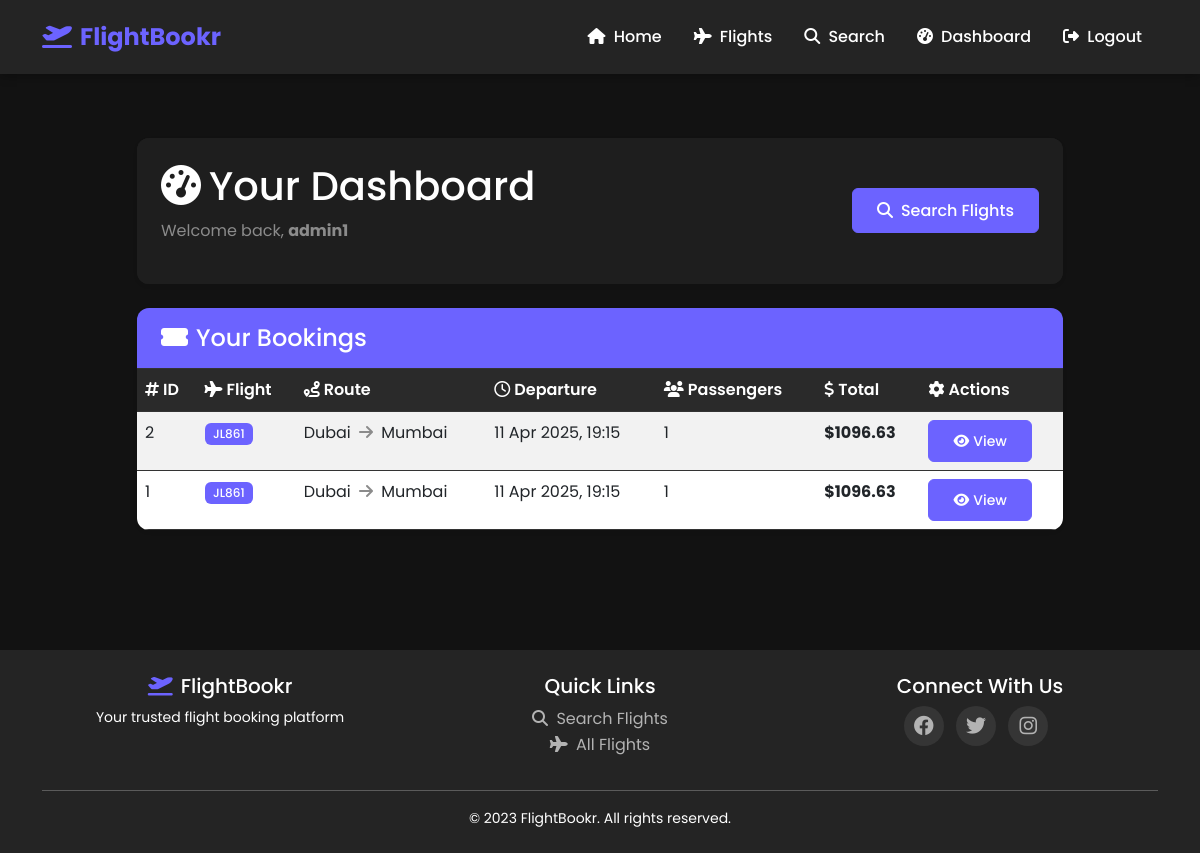
Before: /dashboard (signed in) with the older database file.
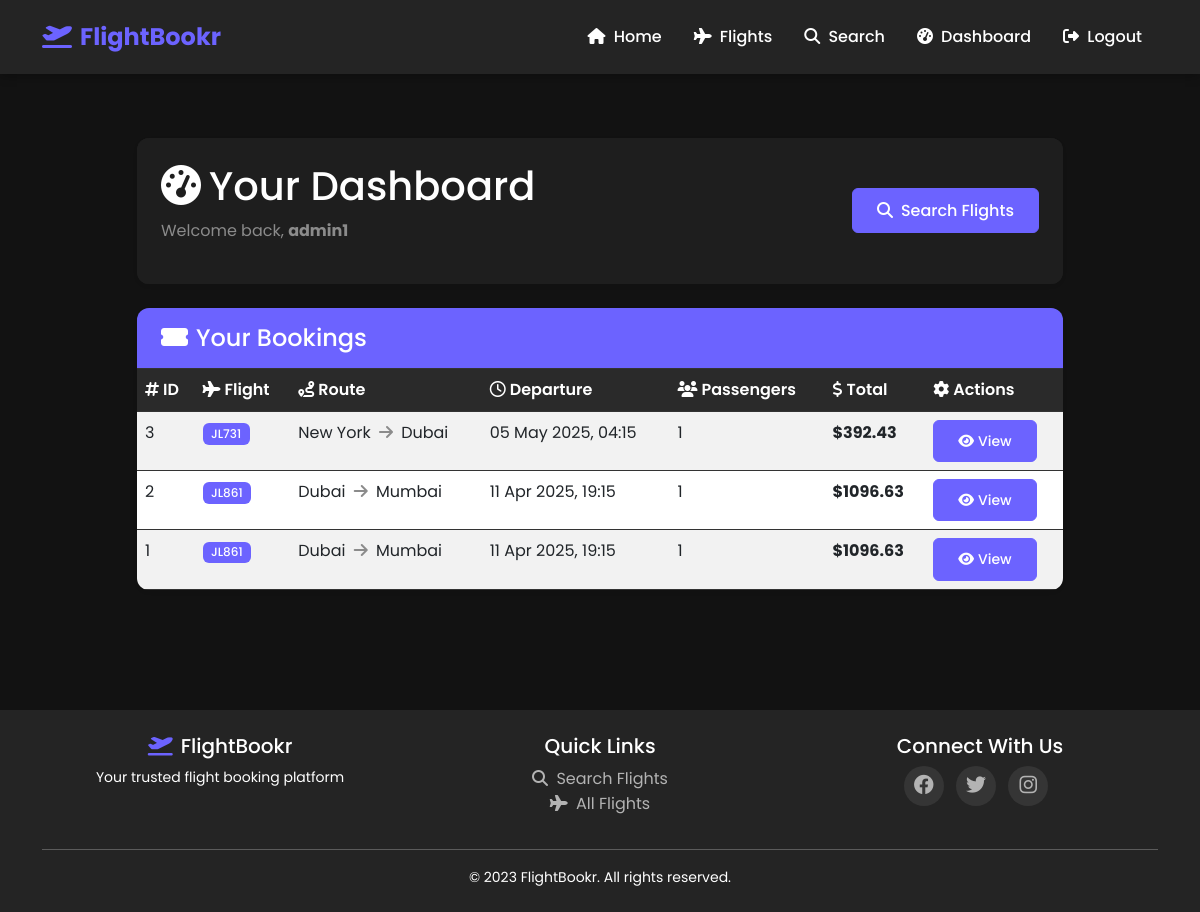
After: the same page with the newer database file.
### tables this page shows
CREATE TABLE bookings (
        id INTEGER PRIMARY KEY AUTOINCREMENT,
        user_id INTEGER NOT NULL,
        flight_id INTEGER NOT NULL,
        booking_date TIMESTAMP DEFAULT CURRENT_TIMESTAMP,
        total_passengers INTEGER NOT NULL,
        total_price REAL NOT NULL,
        FOREIGN KEY (user_id) REFERENCES users (id),
        FOREIGN KEY (flight_id) REFERENCES flights (id)
    );

CREATE TABLE flights (
        id INTEGER PRIMARY KEY AUTOINCREMENT,
        flight_number TEXT NOT NULL,
        origin TEXT NOT NULL,
        destination TEXT NOT NULL,
        departure_time TIMESTAMP NOT NULL,
        arrival_time TIMESTAMP NOT NULL,
        price REAL NOT NULL,
        total_seats INTEGER NOT NULL,
        available_seats INTEGER NOT NULL
    );

### app.py (the view)
    def wrapped_view(**kwargs):
        if 'user_id' not in session:
            flash('Please log in to access this page', 'danger')
            return redirect(url_for('login'))
        return view(**kwargs)

### app.py (called while the page is built)
def login_required(view):
    def wrapped_view(**kwargs):
        if 'user_id' not in session:
            flash('Please log in to access this page', 'danger')
            return redirect(url_for('login'))
        return view(**kwargs)
    wrapped_view.__name__ = view.__name__
    return wrapped_view

@app.route('/dashboard')
@login_required
def dashboard():
    bookings = get_user_bookings(session['user_id'])
    return render_template('dashboard.html', bookings=bookings)

@app.template_filter('date_format')
def date_format(value, format='%Y-%m-%d %H:%M'):
    if value is None:
        return ""
    if isinstance(value, str):
        try:
            for fmt in ['%Y-%m-%d %H:%M:%S', '%Y-%m-%d %H:%M:%S.%f', '%Y-%m-%d %H:%M']:
                try:
                    value = datetime.strptime(value, fmt)
                    break
                except ValueError:
                    continue
        except Exception as e:
            print(f"Error parsing date: {e}")
            return value
    try:
        return value.strftime(format)
    except Exception as e:
        print(f"Error formatting date: {e}")
        return str(value)

### booking.py (called while the page is built)
def get_user_bookings(user_id):
    conn = get_db_connection()
    cursor = conn.cursor()
    cursor.execute(
        """
        SELECT b.*, f.flight_number, f.origin, f.destination, f.departure_time
        FROM bookings b
        JOIN flights f ON b.flight_id = f.id
        WHERE b.user_id = ?
        ORDER BY b.booking_date DESC
        """,
        (user_id,)
    )
    bookings = [dict(booking) for booking in cursor.fetchall()]
    conn.close()
    return bookings

### db.py (called while the page is built)
def get_db_connection():
    conn = sqlite3.connect(DATABASE_PATH)
    conn.row_factory = sqlite3.Row
    return conn

### templates/dashboard.html (shortened to what this page needs)
{% extends 'base.html' %}
{% block content %}
<div class="container py-5">
    <div class="row justify-content-center">
        <div class="col-lg-10">
            <div class="card shadow-sm border-0 mb-4">
                <div class="card-body p-4">
                    <div class="row align-items-center">
                        <div class="col-md-6">
                            <h1 class="mb-0"><i class="fas fa-tachometer-alt me-2"></i>Your Dashboard</h1>
                            <p class="text-muted mt-2">Welcome back, <strong>{{ session.username }}</strong></p>
                        </div>
                        <div class="col-md-6 text-md-end mt-3 mt-md-0">
                            <a href="{{ url_for('search') }}" class="btn btn-primary">
                                <i class="fas fa-search me-2"></i>Search Flights
                            </a>
                        </div>
                    </div>
                </div>
            </div>
            <div class="card shadow-sm border-0">
                <div class="card-header bg-primary text-white">
                    <h2 class="h4 m-0"><i class="fas fa-ticket-alt me-2"></i>Your Bookings</h2>
                </div>
                <div class="card-body p-0">
                    {% if bookings %}
                        <div class="table-responsive">
                            <table class="table table-striped table-hover mb-0">
                                <thead>
                                    <tr>
                                        <th><i class="fas fa-hashtag me-1"></i>ID</th>
                                        <th><i class="fas fa-plane me-1"></i>Flight</th>
                                        <th><i class="fas fa-route me-1"></i>Route</th>
                                        <th><i class="far fa-clock me-1"></i>Departure</th>
                                        <th><i class="fas fa-users me-1"></i>Passengers</th>
                                        <th><i class="fas fa-dollar-sign me-1"></i>Total</th>
                                        <th><i class="fas fa-cog me-1"></i>Actions</th>
                                    </tr>
                                </thead>
                                <tbody>
                                    {% for booking in bookings %}
                                    <tr>
                                        <td>{{ booking.id }}</td>
                                        <td><span class="badge bg-primary">{{ booking.flight_number }}</span></td>
                                        <td>{{ booking.origin }} <i class="fas fa-arrow-right mx-1 text-muted"></i> {{ booking.destination }}</td>
                                        <td>{{ booking.departure_time|date_format('%d %b %Y, %H:%M') }}</td>
                                        <td>{{ booking.total_passengers }}</td>
                                        <td><strong>${{ booking.total_price }}</strong></td>
                                        <td>
                                            <a href="{{ url_for('booking_details', booking_id=booking.id) }}" class="btn btn-sm btn-primary">
                                                <i class="fas fa-eye me-1"></i>View
                                            </a>
                                        </td>
                                    </tr>
                                    {% endfor %}
                                </tbody>
                            </table>
                        </div>
                    {% endif %}
                </div>
            </div>
        </div>
    </div>
</div>
{% endblock %}

### templates/base.html (shortened to what this page needs)
<!DOCTYPE html>
<html lang="en">
<head>
    <link href="https://cdn.jsdelivr.net/npm/bootstrap@5.3.0/dist/css/bootstrap.min.css" rel="stylesheet">
    <link rel="stylesheet" href="https://cdnjs.cloudflare.com/ajax/libs/font-awesome/6.4.0/css/all.min.css">
    <link rel="stylesheet" href="{{ url_for('static', filename='css/style.css') }}">
</head>
<body>
    <nav class="navbar navbar-expand-lg navbar-dark">
        <div class="container">
            <a class="navbar-brand" href="{{ url_for('index') }}">
                <i class="fas fa-plane-departure me-2"></i>FlightBookr
            </a>
            <div class="collapse navbar-collapse" id="navbarNav">
                <ul class="navbar-nav ms-auto">
                    <li class="nav-item">
                        <a class="nav-link" href="{{ url_for('index') }}">
                            <i class="fas fa-home me-1"></i> Home
                        </a>
                    </li>
                    <li class="nav-item">
                        <a class="nav-link" href="{{ url_for('flights') }}">
                            <i class="fas fa-plane me-1"></i> Flights
                        </a>
                    </li>
                    <li class="nav-item">
                        <a class="nav-link" href="{{ url_for('search') }}">
                            <i class="fas fa-search me-1"></i> Search
                        </a>
                    </li>
                    {% if 'user_id' in session %}
                        <li class="nav-item">
                            <a class="nav-link" href="{{ url_for('dashboard') }}">
                                <i class="fas fa-tachometer-alt me-1"></i> Dashboard
                            </a>
                        </li>
                        <li class="nav-item">
                            <a class="nav-link" href="{{ url_for('logout') }}">
                                <i class="fas fa-sign-out-alt me-1"></i> Logout
                            </a>
                        </li>
                    {% endif %}
                </ul>
            </div>
        </div>
    </nav>
    <main>
        {% block content %}{% endblock %}
    </main>
    <footer class="py-4 mt-5">
        <div class="container text-center">
            <div class="row">
                <div class="col-md-4 mb-3 mb-md-0">
                    <h5><i class="fas fa-plane-departure me-2 text-primary"></i>FlightBookr</h5>
                    <p class="small">Your trusted flight booking platform</p>
                </div>
                <div class="col-md-4 mb-3 mb-md-0">
                    <h5>Quick Links</h5>
                    <ul class="list-unstyled">
                        <li><a href="{{ url_for('search') }}"><i class="fas fa-search me-1"></i> Search Flights</a></li>
                        <li><a href="{{ url_for('flights') }}"><i class="fas fa-plane me-1"></i> All Flights</a></li>
                    </ul>
                </div>
                <div class="col-md-4">
                    <h5>Connect With Us</h5>
                    <div class="social-icons">
                        <a href="#" class="me-2"><i class="fab fa-facebook fa-lg"></i></a>
                        <a href="#" class="me-2"><i class="fab fa-twitter fa-lg"></i></a>
                        <a href="#" class="me-2"><i class="fab fa-instagram fa-lg"></i></a>
                    </div>
                </div>
            </div>
            <hr class="my-3">
            <p class="small mb-0">&copy; 2023 FlightBookr. All rights reserved.</p>
        </div>
    </footer>
</body>
</html>

### static/css/style.css (style rules this page uses)
:root { --primary-color: #6c63ff; --primary-color-dark: #5046e5; --secondary-color: #4a47a3; --accent-color: #ff6b6b; --dark-bg: #121212; --card-bg: #1e1e1e; --header-bg: #242424; --card-header: #2a2a2a; --text-primary: #ffffff; --text-secondary: #b3b3b3; --text-muted: #8b8b8b; --border-color: #333333; --hover-color: #7367ff; --success-color: #4caf50; --info-color: #2196f3; --warning-color: #ff9800; --danger-color: #f44336; }
body { font-family: 'Poppins', sans-serif; line-height: 1.6; color: var(--text-primary); background-color: var(--dark-bg); }
.navbar { background-color: var(--header-bg); padding: 0.8rem 1rem; box-shadow: 0 2px 10px rgba(0, 0, 0, 0.3); }
.navbar-brand { font-weight: 700; font-size: 1.5rem; color: var(--primary-color); }
.navbar-dark .navbar-brand { color: var(--primary-color); }
.nav-link { font-weight: 500; padding: 0.5rem 1rem !important; transition: all 0.3s; color: var(--text-primary) !important; }
.card { border: none; border-radius: 12px; box-shadow: 0 5px 15px rgba(0, 0, 0, 0.3); overflow: hidden; transition: transform 0.3s, box-shadow 0.3s; margin-bottom: 1.5rem; background-color: var(--card-bg); }
.card-header { background-color: var(--card-header); color: var(--text-primary); font-weight: 600; padding: 1rem 1.5rem; border-bottom: 1px solid var(--border-color); }
.card-body { padding: 1.5rem; background-color: var(--card-bg); color: var(--text-primary); }
.btn { padding: 0.6rem 1.5rem; border-radius: 6px; font-weight: 500; transition: all 0.3s; }
.btn-primary { background-color: var(--primary-color); border-color: var(--primary-color); color: white; }
.table { width: 100%; margin-bottom: 1.5rem; color: var(--text-primary); }
.table th { font-weight: 600; background-color: var(--card-header); color: var(--text-primary); border-color: var(--border-color); }
.table td { border-color: var(--border-color); }
.table-striped tbody tr:nth-of-type(odd) { background-color: rgba(255, 255, 255, 0.03); }
.badge { font-weight: 500; padding: 0.4em 0.7em; }
.bg-primary { background-color: var(--primary-color) !important; }
footer { background-color: var(--header-bg); color: var(--text-primary); padding: 3rem 0; margin-top: 3rem; }
footer a { color: var(--text-secondary); text-decoration: none; transition: color 0.3s; }
.social-icons a { display: inline-block; height: 40px; width: 40px; background-color: rgba(255, 255, 255, 0.08); border-radius: 50%; line-height: 40px; text-align: center; transition: all 0.3s; }
.text-primary { color: var(--primary-color) !important; }
.text-muted { color: var(--text-muted) !important; }
.text-white { color: var(--text-primary) !important; }

Changed rows visible on the page:
added bookings: id "3", flight_number "JL731", origin "New York", destination "Dubai", departure_time "05 May 2025, 04:15", total_passengers "1", total_price "392.43"
